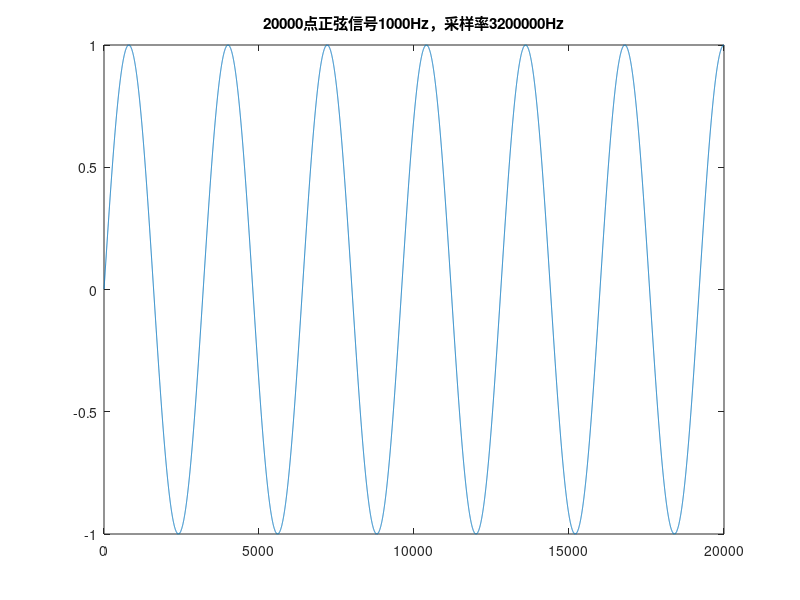
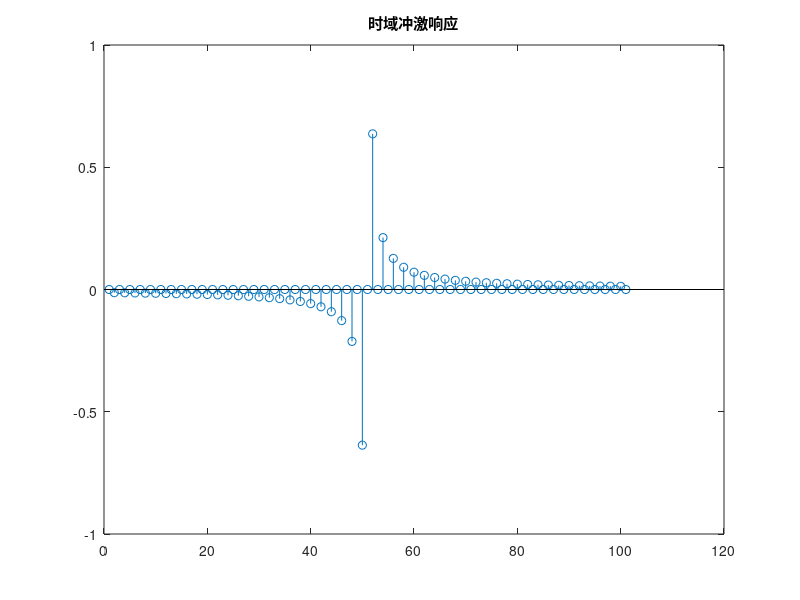
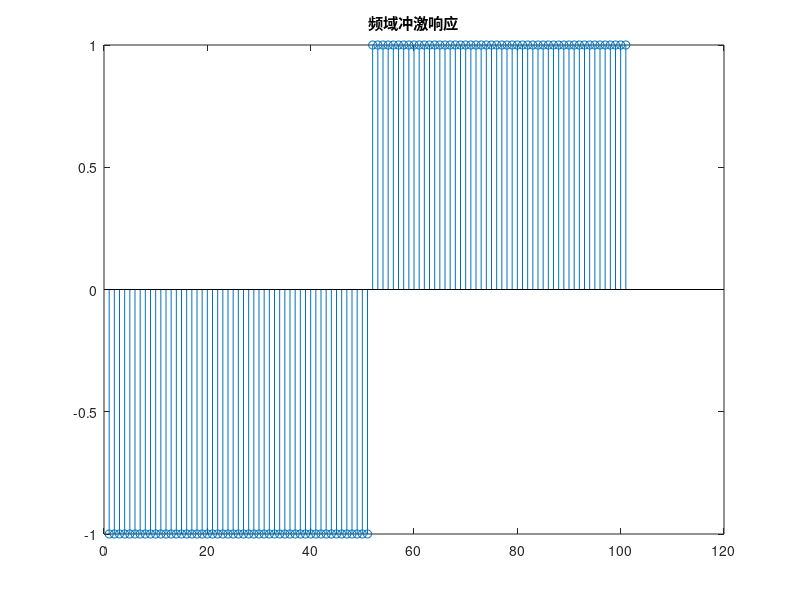
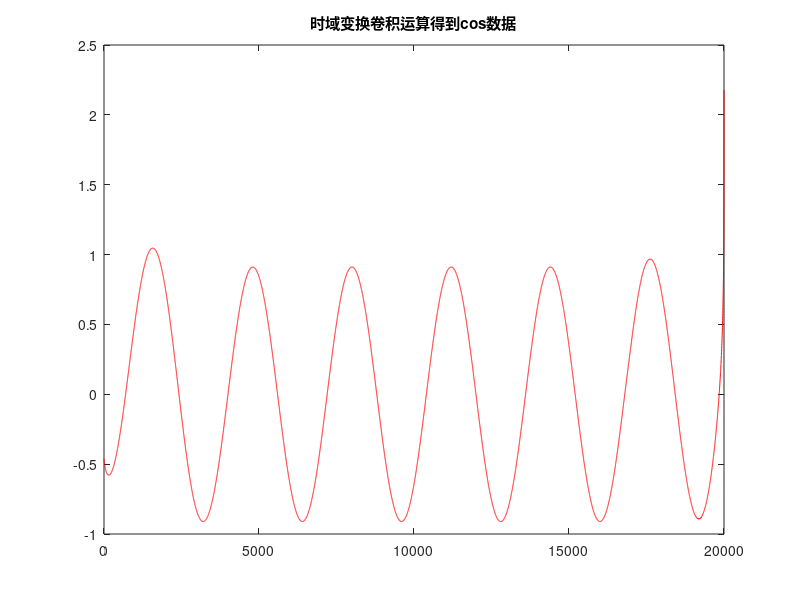

The MATLAB source for these figures, in order:
%准备环境
clear all
close all
clc
%%
%生成正弦信号样本
N = 20000;
f = 1000;
fs = 3200000;
sinData = sin(2*pi*f/fs*(1:N));
figure(1),plot(sinData)
title('20000点正弦信号1000Hz，采样率3200000Hz')
%%
%设计hilbert滤波器
%时域冲激响应
step = 6000;
h = zeros(1,step);
for i = 1 : step
    ind = bitand(abs(i-step/2),1);
    if(ind == 1)
        h(i) = 2/pi/(i-step/2);
    end
end
% show h(n)
figure(2), stem(h(3000-50:3000+50))
title('时域冲激响应')

%频域传递函数
H = zeros(1,N);
for p = 1 : N
    if(p<= N/2)
        H(p) = -j;
    else
        H(p) = j;
    end
end
% show H(p)
figure(3), stem(imag(H(10000-50:10000+50)))
title('频域冲激响应')
%%
%时域变换卷积运算得到cos数据
%时域卷积
cosData = conv(sinData,h,'same');
figure(4);plot(cosData,'r')
title('时域变换卷积运算得到cos数据')
%时域方法数据校验
%确认相位差pi/2 自相关确定延迟点数D
[c,l]=xcorr(sinData,cosData,'coeff');
% figure,stem(l,c)
[m,indx] = max(c);
D = abs(indx - N) +1
%变换前后数据对比
figure(5);plot(sinData);hold on
plot([cosData(D:end) zeros(1,D-1)],'r')
title('变换前后数据对比')
legend('变换前','变换后')
%D转换成弧度 找到周期
[C,I]=find(sinData==1);
T = I(2)-I(1)
%相位差
delta = D/T;
disp(['相位差为：',num2str(delta*2),'pi'])
%%
%频域变换乘积得到cos数据
cosData = real(ifft(fft(sinData).*H));
% figure,plot(sinData);hold on
figure(6),plot(cosData,'r')
title('频域变换乘积得到cos数据')
%频域方法数据校验
%确认相位差pi/2 自相关确定延迟点数D
[c,l]=xcorr(sinData,cosData,'coeff');
% figure,stem(l,c);
[m,indx] = max(c);
D = abs(indx - N) ;
%变换前后数据对比
figure(7);plot(sinData);hold on
plot([cosData(D:end) zeros(1,D-1)],'r')
title('变换前后数据对比')
legend('变换前','变换后')
%D转换成弧度 找到周期
[C,I]=find(sinData==1);
T = I(4)-I(3)
%相位差
delta = D/T;
disp(['相位差为：',num2str(delta*2),'pi'])
%%
%对比内置函数 hilbert
cosData = imag(hilbert(sinData));
figure(8);plot(cosData,'r')
title('内置函数 hilbert变换数据')
%内置函数 hilbert方法数据校验
[c,l]=xcorr(sinData,cosData,'coeff');
% figure,stem(l,c)
[m,indx] = max(c);
D = abs(indx - N)
%变换前后数据对比
figure(9);plot(sinData);hold on
plot([cosData(D:end) zeros(1,D-1)],'r')
title('变换前后数据对比')
legend('变换前','变换后')
%D转换成弧度 找到周期
[C,I]=find(sinData==1);
T = I(2)-I(1)
%相位差
delta = D/T;
disp(['相位差为：',num2str(delta*2),'pi'])
